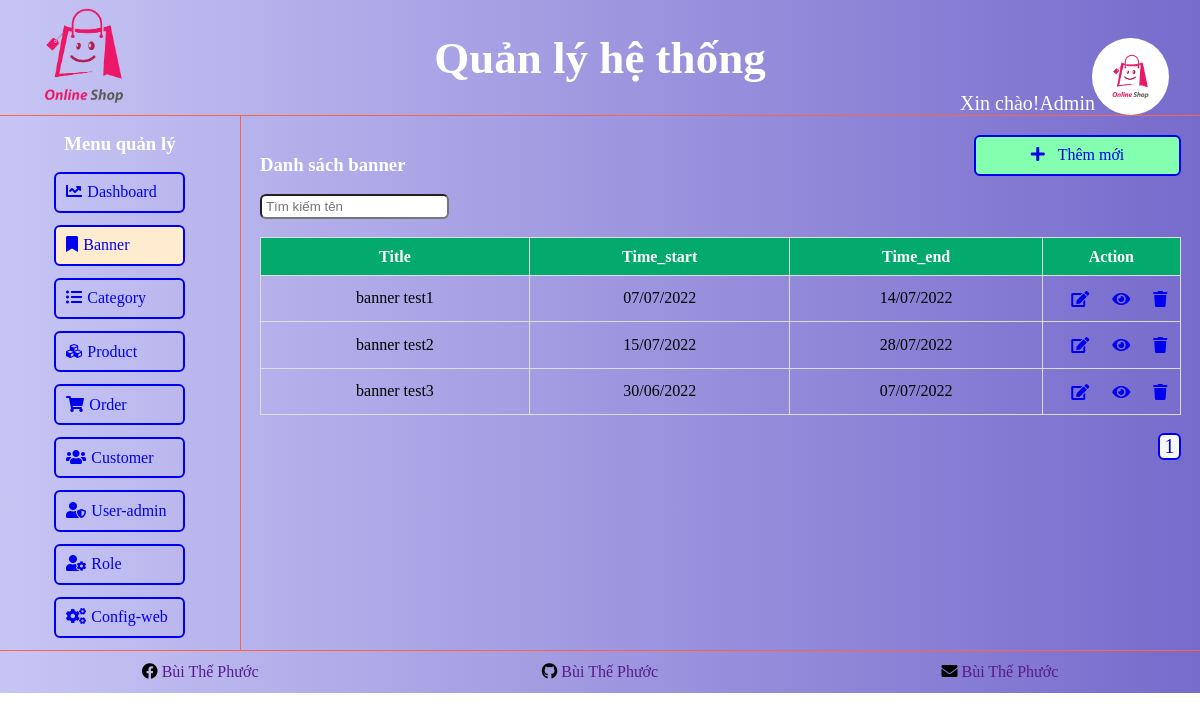
Screenshot of /admin/banner/index.php (signed in) with the database file from the repository.
### tables this page shows
CREATE TABLE `tbl_banner` (
  `id` int NOT NULL,
  `title` varchar(255) NOT NULL,
  `image` varchar(255) NOT NULL,
  `time_start` timestamp NOT NULL,
  `time_end` timestamp NOT NULL,
  `created_at` timestamp NOT NULL DEFAULT CURRENT_TIMESTAMP,
  `updated_at` timestamp NOT NULL DEFAULT CURRENT_TIMESTAMP ON UPDATE CURRENT_TIMESTAMP
);

### database/db_helper.php (called while the page is built, shortened)
<?php
    function getData($sql, $isSingle = false){
        $data = null;
        $conn = mysqli_connect(HOST_NAME, USER_NAME, PASSWORD, DB_NAME);
        $conn->set_charset('utf-8');
        $result = mysqli_query($conn, $sql);
        if($isSingle){
            $data = mysqli_fetch_array($result, MYSQLI_ASSOC);
        }
        else{
            $data = [];
            while(($row = mysqli_fetch_array($result, MYSQLI_ASSOC)) != null){
                $data[] = $row;
            }
        }
        return $data;
    }
?>

### database/convert.php (called while the page is built)
<?php
    function format_time($timestamp, $type = 'd/m/Y'){
        return date($type, strtotime($timestamp));
    }
?>

### admin/banner/index.php (the view, shortened to what this page needs)
<?php
    include_once('../layout/header.php');
    include_once('../layout/sidebar.php');
?>
<?php
    $text_search = '';
    $page = 1;
    $sqlTotal = "SELECT COUNT(*) FROM tbl_banner WHERE title LIKE '%$text_search%'";
    $total_result = getData($sqlTotal, 1)['COUNT(*)'];
    $total_result_page = 5;
    $total_page = ceil($total_result/$total_result_page);
    $skip_result = $total_result_page * ($page - 1);
    $sql = "SELECT * FROM tbl_banner WHERE title LIKE '%$text_search%' LIMIT $total_result_page OFFSET $skip_result";
    $result = getData($sql);
?>
<div class="table-data">
                    <div class="header-table">
                        <h3>Danh sách banner</h3>
                        <a href="<?=url_Admin?>/banner/create.php" class="a-icon">
                            <div class="icon">
                                <i class="fas fa-plus"></i>
                                Thêm mới
                            </div>
                        </a>
                    </div>
                    <div class="main-table">
                        <form action="">
                            <input value="<?=$text_search?>" type="search" name="key_search" class="key-search" placeholder="Tìm kiếm tên">
                        </form>
                        <table id="table-data">
                            <thead>
                                <tr>
                                    <th>Title</th>
                                    <th>Time_start</th>
                                    <th>Time_end</th>
                                    <th>Action</th>
                                </tr>
                            </thead>
                            <tbody>
                                <?php if(!empty($result)):?>
                                    <?php foreach ($result as $value) :?>
                                    <tr>
                                        <td>
                                            <?=$value['title']?>
                                        </td>
                                        <td>
                                            <?= format_time($value['time_start']) ?>
                                        </td>
                                        <td>
                                            <?= format_time($value['time_end']) ?>
                                        </td>
                                        <td class="action-user">
                                            <div class="icon">
                                                <a href="<?=url_Admin?>/banner/update.php?id=<?=$value['id']?>" title="Edit">
                                                    <i class="fas fa-edit"></i>
                                                </a>
                                                <a href="<?=url_Admin?>/banner/detail.php?id=<?=$value['id']?>" title="Detail">
                                                    <i class="fas fa-eye"></i>
                                                </a>
                                                <a href="<?=url_Admin?>/banner/?action=del&id=<?=$value['id']?>" title="Delete"  onclick="return confirm('Bạn có thực sự muốn xóa dòng dữ liệu này!')">
                                                    <i class="fas fa-trash"></i>
                                                </a>
                                            </div>
                                        </td>
                                    </tr>
                                    <?php endforeach;?>
                                <?php else: ?>
                                    <tr>
                                        <td colspan="4">Không có dữ liệu!</td>
                                    </tr>
                                <?php endif;?>
                            </tbody>
                          </table>
                    </div>
                    <div class="page-list">
                        <?php for ($i=1; $i<=$total_page; $i++) : ?>
                            <a href="?page=<?= $i ?>&text_search=<?=$text_search?>"><?= $i ?></a>
                        <?php endfor; ?>
                    </div>
                </div>
<?php
    include_once('../layout/footer.php');
?>

### public/admin/css/main.css (style rules this page uses)
* { margin: 0; padding: 0; }
.container h3, h2, span { color: white; }
.main .header-table { display: flex; flex-direction: row; align-items: flex-end;; justify-content: space-between; }
.a-icon { text-decoration: none; border: solid 2px; width: 20%; text-align: center; padding: 1%; border-radius: 6px; background-color: #84ffaf; }
.a-icon .icon i { margin-right: 5%; }
.main .main-table { margin: 2% 0; }
.main-table .key-search { height: 25px; padding: 0px 4px; border-radius: 6px; margin-bottom: 2%; }
.main .table-data { width: 96%; margin: 2% 2%; }
#table-data { border-collapse: collapse; width: 100%; }
#table-data td, #table-data th { border: 1px solid #ddd; padding-left: 2%; padding-right: 2%; padding-top: 1%; padding-bottom: 1%; text-align: center; }
#table-data th { text-align: left; background-color: #04AA6D; color: white; text-align: center; }
#table-data .action-user { width: 15%; }
#table-data .action-user a { margin-right: 5%; }
.action-user .icon { display: flex; flex-direction: row; align-items: center; justify-content: space-around; width: 100%; }
#table-data a { text-decoration: none; display: block; width: 20%; height: 25px; border-radius: 6px; padding-right: 10%; padding-left: 10%; padding-top: 2%; }
#table-data a > i { margin-top: 4px; margin-right: -2px; }
.table-data .page-list { display: flex; flex-direction: row; align-items: center; justify-content: flex-end; width: 100%; }
.page-list a { margin-left: 1%; font-size: 20px; text-decoration: none; width: 2%; height: 100%; border: solid 2px; text-align: center; background-color: #f7f9f9; border-radius: 6px; }

### rows the page displays
tbl_banner: title "banner test1", time_start "07/07/2022", time_end "14/07/2022"
tbl_banner: title "banner test2", time_start "15/07/2022", time_end "28/07/2022"
tbl_banner: title "banner test3", time_start "30/06/2022", time_end "07/07/2022"

### other values shown
$_SESSION['admin']['name'] "Admin"
